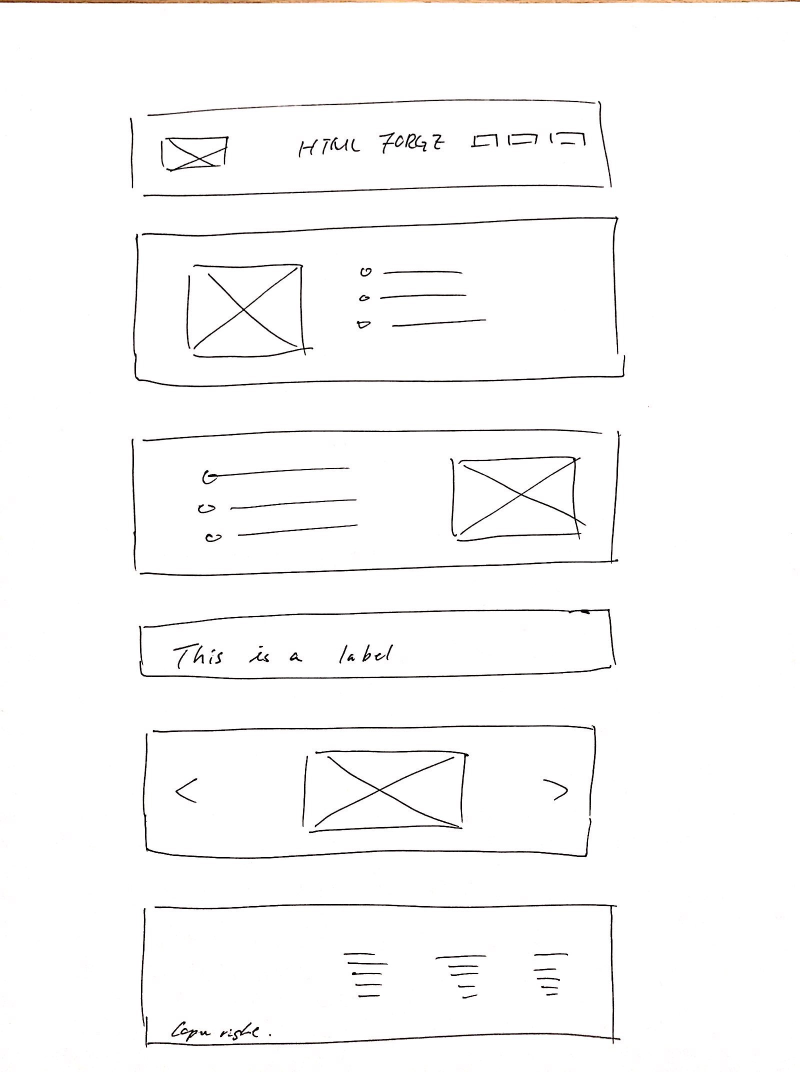
#> input picture App/src/Sample Images/Sample_1.jpg, 1600 x 2144 px, found by its file name (shown at 1/2 size)
$ python OpenCVBoxDetection.py
#> lines starting #> are read from the running program, lines starting #| are printed output that depends on the picture
### App/src/SessionIDGen.py
from random import randint
import logging
import datetime

def generateID():
    pas = ''
    digCounter = 0
    for j in range(0, 25):
        if digCounter != 0 and digCounter % 5 == 0:
            pas += '_'
        numAndAlp = randint(0, 2)
        if numAndAlp == 1:
            pas += (chr(randint(48, 57)))  # Number Generate
        elif numAndAlp == 0:
            pas += (chr(randint(65, 90)))  # Upper Case
        else:
            pas += (chr(randint(97, 112)))  # Lower Case
        digCounter += 1
    logging.debug(pas)
    return pas


def generateSessionID():
    x = datetime.datetime.now()
    return str(x.strftime("%yy_%mm_%dd_%Hh_%Mm%fns"))

# [16 lines of commented-out code are left out]

### App/src/SingleBlock.py
class SingleBlock:
    def __init__(self):
        self.blockID = 0
        self.blockType = 0

        self.attributesDict = {}
        self.behaviorsDict = {}

        self.inHTML = ""
        self.blockCode = ""

        self.x_Location = 0
        self.y_Location = 0
        self.width = 0
        self.height = 0

        self.image_path = ""

        self.prediction = []

        self.bestPrediction = []

        # self.predictionScore = []

    def setPrediction(self, prediction):
        self.prediction = prediction
        self.bestPrediction = max(prediction, key=lambda x: x[1])
        # self.predictionScore = score

    def getPrediction(self):
        return self.prediction

    def getBestPrediction(self):
        return self.bestPrediction

    def setBestPrediction(self, lst):
        self.bestPrediction = lst

    def setBlockID(self, assignID):
        self.blockID = assignID

    def getBlockID(self):
        return self.blockID

    def setBlockType(self, blockType):
        self.blockType = blockType

    def getBlockType(self):
        return self.blockType

    # Attribute and Behavior Dictionary Getter and Setters
    def appendAttribute(self, attributeTag, userSetProperty):
        self.attributesDict[attributeTag] = userSetProperty

    def removeAttribute(self, attributeTag):
        del self.attributesDict[attributeTag]

    def getBlockAttributes(self):
        return self.attributesDict

    def appendBehavior(self, behaviorTag, userSetProperty):
        self.behaviorsDict[behaviorTag] = userSetProperty

    def removeBehavior(self, behaviorTag):
        del self.behaviorDict[behaviorTag]

    def getBlockBehavior(self):
        return self.behaviorsDict

    # HTML of each individual building Block Objects
    def setSingleBlock_HTMLCode(self, HTMLcode):
        self.blockCode = HTMLcode

    def getSingleBlock_HTMLCode(self):
        return self.blockCode

    def setSingleBlock_InHTML(self, userText):
        self.inHTML = userText

    def getSingleBlock_InHTML(self):
        return self.inHTML

    def setX_Location(self, xVal):
        self.x_Location = xVal

    def getX_Location(self):
        return self.x_Location

    def setY_Location(self, yVal):
        self.y_Location = yVal

    def getY_Location(self):
        return self.y_Location

    def set_Width(self, wVal):
        self.width = wVal

    def get_Width(self):
        return self.width

    def set_Height(self, hVal):
        self.height = hVal

    def get_Height(self):
        return self.height

    def setImagePath(self, path):
        self.image_path = path

    def getImagePath(self):
        return self.image_path

### App/src/Blocks.py
from SingleBlock import SingleBlock
import json

class Blocks:
    def __init__(self):
        self.blocks = {}
        self.IDAssignCount = 1

    # Function will return individual block as an SingleBlock Object
    def getBlockByID(self, blockID):
        return self.blocks[blockID]

    def getTotalBlocks(self):
        return len(self.blocks)

    def addBlock(self):
        # self.IDAssignCount
        self.blocks[self.IDAssignCount] = SingleBlock()
        self.getBlockByID(self.IDAssignCount).setBlockID(self.IDAssignCount)
        self.IDAssignCount += 1

    # [15 lines left out: function JSONFormat, not called in this run]

### App/src/predictBlock.py
# TODO(developer): Uncomment and set the following variables
from multiprocessing import Process
import os
import CloudServiceConfig as config
from google.cloud import automl_v1beta1 as automl
from google.cloud import vision
import Blocks

os.environ["GOOGLE_APPLICATION_CREDENTIALS"] = config.conf['service_API_Path']
project_id = config.conf['project_id']
compute_region = config.conf['compute_region']
model_id = config.conf['model_id']


# file_path = "/Users/edwardlai/Downloads/IMG_1532.JPG"


# [77 lines left out: functions detect_document, detect_crop_hints, localize_objects, not called in this run]


def predict(project_id, compute_region, model_id, file_path):
    multilabel = True  # for multilabel or False for multiclass
    score_threshold = "0"
    client = vision.ImageAnnotatorClient()
    automl_client = automl.AutoMlClient()

    # Get the full path of the model.
    model_full_id = automl_client.model_path(
        project_id, compute_region, model_id
    )

    # Create client for prediction service.
    prediction_client = automl.PredictionServiceClient()

    # Read the image and assign to payload.
    with open(file_path, "rb") as image_file:
        content = image_file.read()
    payload = {"image": {"image_bytes": content}}
    image = vision.types.Image(content=content)

    # params is additional domain-specific parameters.
    # score_threshold is used to filter the result
    # Initialize params
    params = {}
    if score_threshold:
        params = {"score_threshold": score_threshold}

    response = prediction_client.predict(model_full_id, payload, params)

    prediction = []

    for result in response.payload:
        # print("Predicted class name: {}".format(result.display_name))
        # print("Predicted class score: {}".format(result.classification.score))
        temp = [result.display_name, result.classification.score]
        prediction.append(temp)
    # print("=================")
    return prediction


def imageOnReady(blocks):
    print("Ready for AI")
    os.chdir('..')

    for i in blocks.blocks:
        ImgPath = blocks.getBlockByID(i).getImagePath()
        Process(target=blocks.getBlockByID(i).setPrediction(predict(project_id, compute_region, model_id, ImgPath))).start()
        # getBlockByID(i).setPrediction(predict(project_id, compute_region, model_id, ImgPath))

    for i in blocks.blocks:
        print("Block ", i, " ID: :", blocks.getBlockByID(i).getBlockID())
        print("Block ", i, " X Location: :", blocks.getBlockByID(i).getX_Location())
        print("Block ", i, " Y Location: :", blocks.getBlockByID(i).getY_Location())
        print("Block ", i, " Width: :", blocks.getBlockByID(i).get_Width())
        print("Block ", i, " Height: :", blocks.getBlockByID(i).get_Height())
        print("Block ", i, " Image Path :", blocks.getBlockByID(i).getImagePath())

        # getBlockByID(i).setPrediction(predict(project_id, compute_region, model_id, ImgPath))
        print("Block ", i, " Prediction: :", blocks.getBlockByID(i).getPrediction())
        print("Block ", i, " BEST Prediction: :", blocks.getBlockByID(i).getBestPrediction())

        print("========================================================================")

### App/src/ImgProcessSession.py
import os
from shutil import copyfile
from SessionIDGen import generateSessionID, generateID


class ImageProcessSession:
    def createSessionDir(self):
        self.sessionPath = "UserUpload/" + self.sessionID + "/"
        os.mkdir(self.sessionPath)

    def createCropDir(self):
        self.cropDir = self.sessionPath + "ImageCrops" + "/"
        os.mkdir(self.cropDir)

    def createDebugDir(self):
        self.debugDir = self.sessionPath + "Debug" + "/"
        os.mkdir(self.debugDir)

    def __init__(self):
        self.sessionID = generateSessionID()
        self.sessionID = generateID()
        self.sessionPath = ""
        self.cropDir = ""
        self.debugDir = ""
        self.fileName = ""

        self.createSessionDir()
        self.createCropDir()
        self.createDebugDir()

    def getSessionID(self):
        return self.sessionID

    def getSessionPath(self):
        return self.sessionPath

    def setSessionPath(self, newSrc):
        self.sessionPath = newSrc

    def getCropDir(self):
        return self.cropDir

    def getDebugDir(self):
        return self.debugDir

    def getpathToUserImage(self):
        folderPath = (os.getcwd())
        return folderPath + "/" + self.sessionPath + "/" + self.fileName

    def userImageImport(self, src):
        folderPath = (os.getcwd())
        baseName = os.path.basename(src)
        self.fileName = baseName
        copyfile(src, folderPath + "/" + self.sessionPath + baseName)

### App/src/OpenCVBoxDetection.py
from PIL import Image, ImageEnhance, ImageDraw, ImageFont
from predictBlock import imageOnReady
from ImgProcessSession import ImageProcessSession
from Blocks import Blocks
from imutils.contours import sort_contours
import cv2
import os
import glob
import numpy as np
import matplotlib.pyplot as plt
import time

Image_Debug = False
Console_Logger = False

# This is just for the py plotting results (debug purposes)
fig = plt.figure(figsize=(8, 8))
columns = 3
rows = 3

IMAGE_HEIGHT = 1000
IMAGE_WIDTH = 1500
ITERATIONS = 0
TARESHOLD = 20
MIN_LINE_LENG = 30
MAX_LINE_GAP = 25
exported_contours = []
FULL_PATH_TO_THIS_FOLDER = os.path.dirname(os.path.abspath(__file__))


# 1
#  This will rescale all in user image into 3:2 Image ratio
def image_Rescale(image_Path):
    size = IMAGE_HEIGHT, IMAGE_WIDTH
    from PIL import Image
    im = Image.open(image_Path)
    im.thumbnail(size)
    newimg = im.resize(size)
    newimg.save(image_Path)


# [9 lines left out: function applyGaussian, not called in this run]


def fileConvert(imgPath, savePath):
    im = Image.open(imgPath)
#> im is the input picture: PIL image 1600x2144 RGB; mean R, G, B 250.2, 249.9, 249.8
    # bg = Image.new("RGB", crop_img.size, (255, 255, 255))
    rgb_im = im.convert('RGB')
    rgb_im = rgb_im.convert('1')
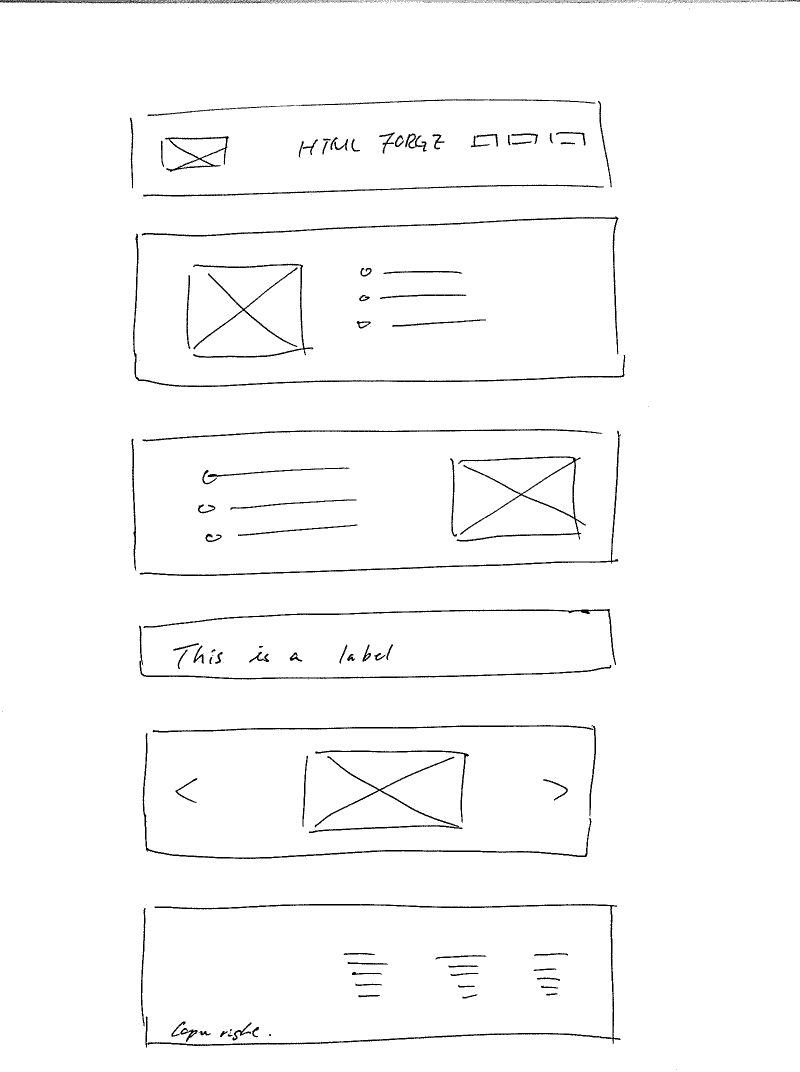
#> rgb_im: PIL image 1600x2144 1 (shown at 1/2 size); 98.1% white; black in thin lines or dots
    rgb_im.save(savePath)


def cornerFit(imgPath):
    # applyGaussian(imgPath)
    # read the image
    img = cv2.imread(imgPath)
    # convert image to gray scale image
    gray = cv2.cvtColor(img, cv2.COLOR_BGR2GRAY)
    # detect corners with the goodFeaturesToTrack function.
    corners = cv2.goodFeaturesToTrack(gray, 100, 0.01, 10)
#> corners = 100 rows, first 8: [1017, 270], [461, 2062], [614, 1511], [293, 1466], [386, 532], [404, 317], [994, 292], [1068, 1910]
    corners = np.int0(corners)
    # we iterate through each corner,
    # making a circle at each point that we think is a corner.
    # print("corners:", corners)
    x_arr = []
    y_arr = []
    for i in corners:
        x, y = i.ravel()
        x_arr.append(x)
        y_arr.append(y)
#> this loop made 100 passes
#> after the loop, x_arr = 100 values, max 1248 at index 74, min 261 at index 23, mean 670.2; y_arr = 100 values, max 2088 at index 77, min 235 at index 23, mean 1067.9
        # cv2.circle(img, (x, y), 20, 255, -1)

    X_MIN, X_MAX = min(x_arr), max(x_arr)
#> X_MIN = 261; X_MAX = 1248
    Y_MIN, Y_MAX = min(y_arr), max(y_arr)
#> Y_MIN = 235; Y_MAX = 2088

    # print(X_MIN, X_MAX, Y_MIN, Y_MAX)

    crop_img = img[Y_MIN - 100: Y_MAX + 100, X_MIN - 100: X_MAX + 100]
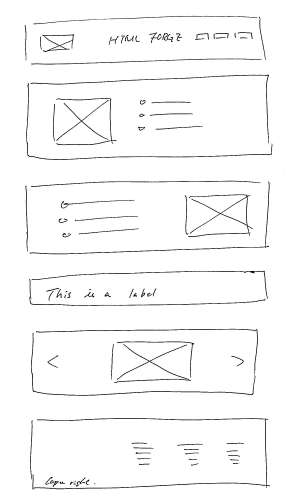
#> crop_img: shape (2009, 1187, 3) (shown at 1/4 size); min 0, max 255, mean 248.2
#> in image_Rescale, `im.thumbnail(size)`:
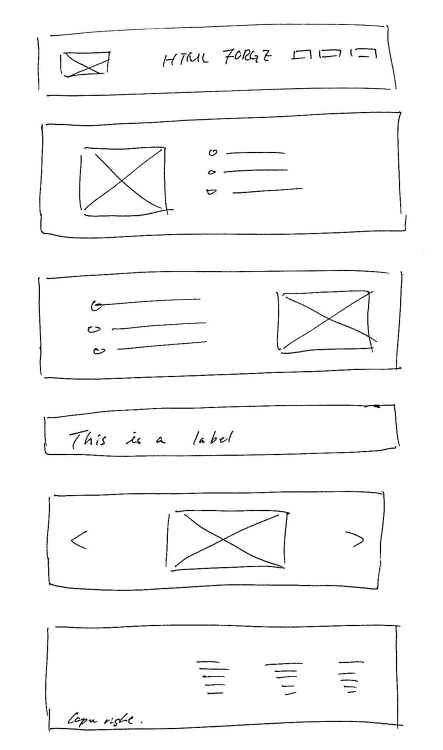
#> im: PIL image 886x1500 RGB (shown at 1/2 size); min 0, max 255, mean 248.2

    # plt.imshow(img), plt.show()
    # plt.imshow(crop_img), plt.show()
    cv2.imwrite(imgPath, crop_img)


# Not being used
# [6 lines left out: function enhanceImage, not called in this run]


# 2
# line_Balding function
# Param: a openCV Bin Image
# Return: Bolded openCV Bin Image
def line_Bolding(imgpath):
    img = cv2.imread(imgpath)
#> img: shape (1500, 1000, 3)
#> (the rest of the program and of its run is left out)
